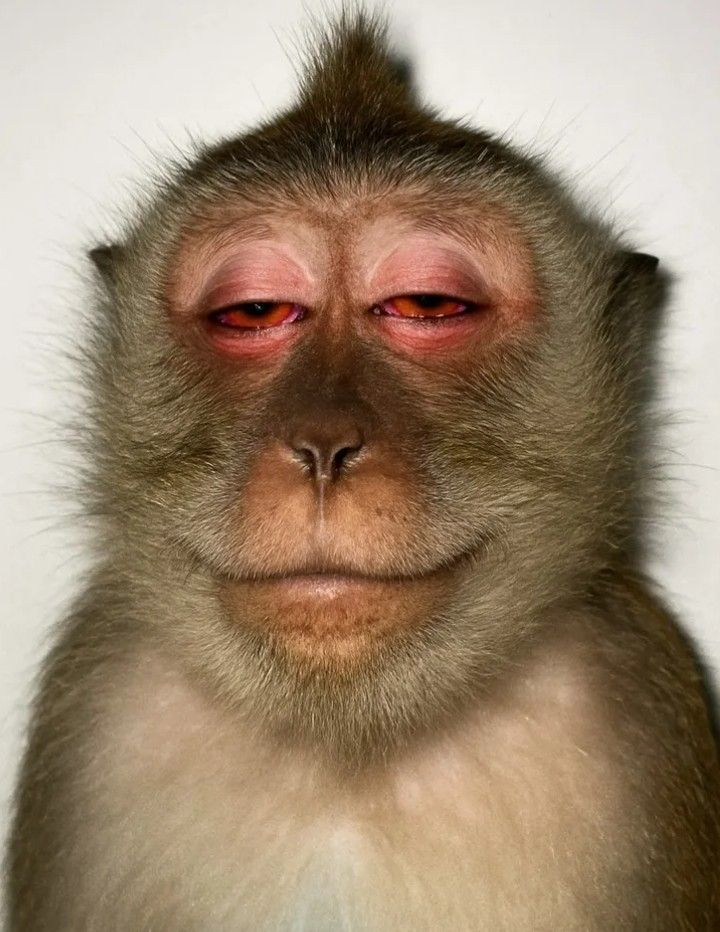
#> input picture Sesi#6/monyet.jpg, 720 x 932 px
$ python translation.py
#> lines starting #> are read from the running program, lines starting #| are printed output that depends on the picture
import cv2
import numpy as np
import matplotlib.pyplot as plt

# Membaca gambar seperti biasa
img = cv2.imread("monyet.jpg")
#> img is the input picture: shape (932, 720, 3); mean B, G, R 112.1, 134.8, 155.3
img = cv2.cvtColor(img, cv2.COLOR_BGR2RGB)

tinggi, lebar = img.shape[:2]
#> tinggi = 932; lebar = 720

# ini proses translasi
M = np.float32([
    [1, 0, 150],
    [0, 1, 75]
])

# Melakukan translasi
hasil = cv2.warpAffine(
    img, M, (lebar, tinggi)
)
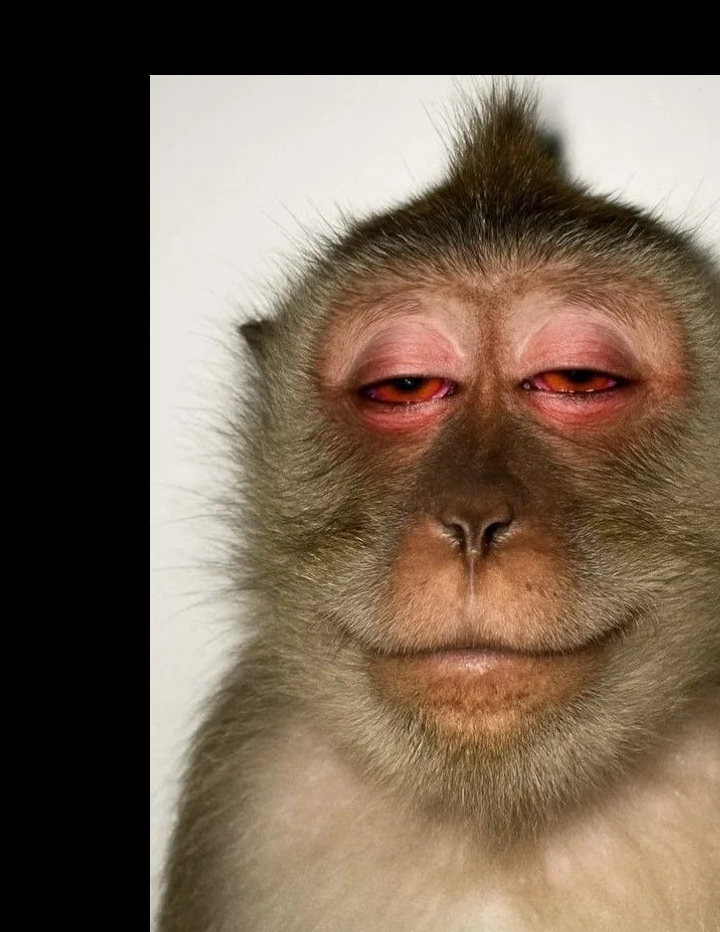
#> hasil: shape (932, 720, 3); mean R, G, B 114.1, 96.9, 80

# Menampilkan hasil
plt.figure(figsize=(10, 5))

plt.subplot(1, 2, 1)
plt.imshow(img)
plt.title("Citra Asli")
plt.axis("off")

plt.subplot(1, 2, 2)
plt.imshow(hasil)
plt.title("Hasil Translation")
plt.axis("off")

plt.show()
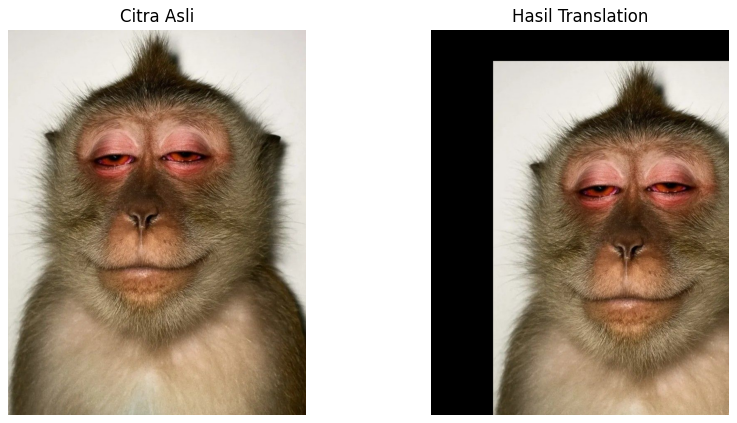
#> figure drawn by matplotlib, 2 panels
